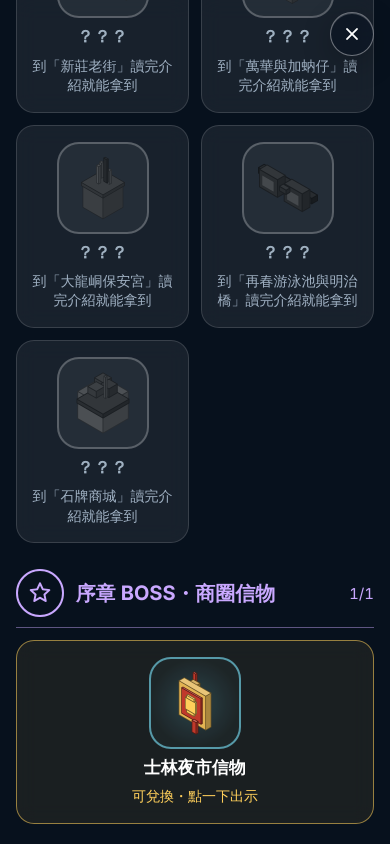
#> input picture t1.png, 780 x 1688 px (shown at 1/2 size)
$ python make_icons.py ../t1.png
#> lines starting #> are read from the running program, lines starting #| are printed output that depends on the picture
# 主畫面 icon：把一張正方形原圖縮成各尺寸 → icons/*.png
# 用法：python3 tools/make_icons.py /mnt/project-files/ocean-flow-origin/icons/icon-source.png
import os, sys
from PIL import Image

OUT = os.path.join(os.path.dirname(__file__), '..', 'icons')
im = Image.open(sys.argv[1]).convert('RGB')
#> im is the input picture: PIL image 780x1688 RGB; mean R, G, B 25.2, 33.3, 42.8
w, h = im.size; s = min(w, h)
#> after `w, h = im.size`: w = 780; h = 1688
#> after `s = min(w, h)`: s = 780
im = im.crop(((w - s) // 2, (h - s) // 2, (w - s) // 2 + s, (h - s) // 2 + s))
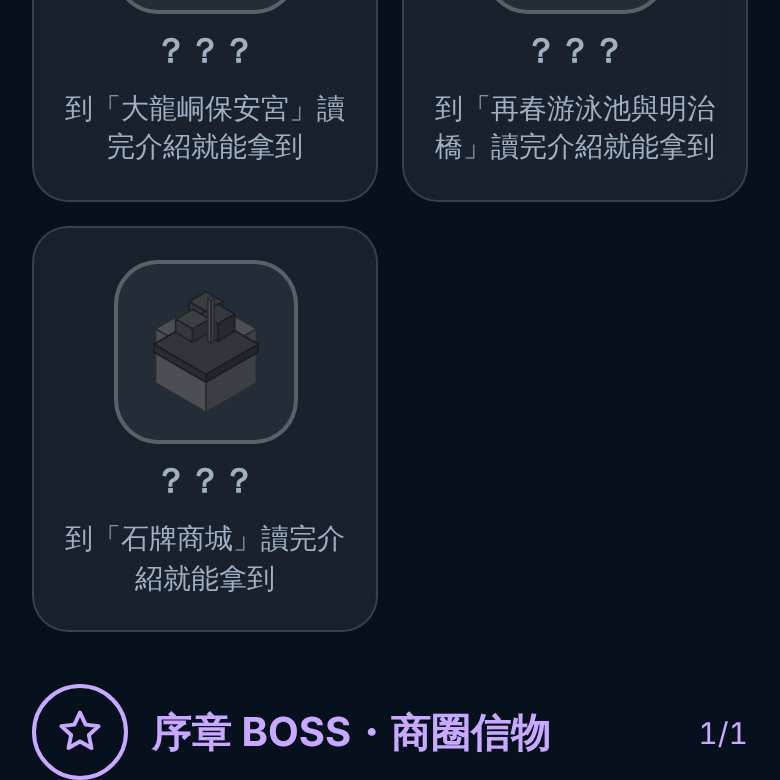
#> im: PIL image 780x780 RGB; mean R, G, B 21.5, 30.5, 43.1
for name, size in [('apple-touch-icon.png', 180), ('icon-192.png', 192), ('icon-512.png', 512),
                   ('icon-maskable-512.png', 512), ('favicon-32.png', 32)]:
    im.resize((size, size), Image.LANCZOS).save(os.path.join(OUT, name), optimize=True)
#> this loop made 5 passes
#> pass 1, `im.resize((size, size), Image.LANCZOS).save(os.path.join(OUT, name), o..`:
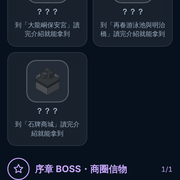
#> saved as apple-touch-icon.png: PIL image 180x180 RGB; mean R, G, B 21.6, 30.6, 43.1
#> pass 2, `im.resize((size, size), Image.LANCZOS).save(os.path.join(OUT, name), o..`:
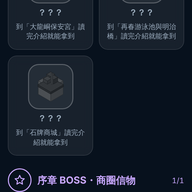
#> saved as icon-192.png: PIL image 192x192 RGB; mean R, G, B 21.6, 30.6, 43.1
print('ok')

$ run again, on t3.png
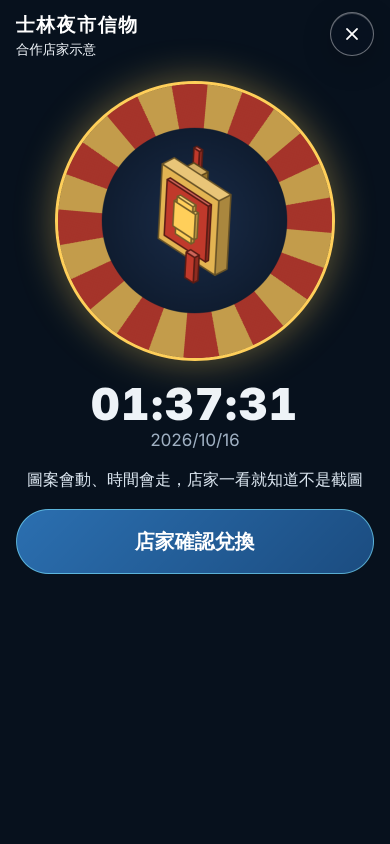
#> input picture t3.png, 780 x 1688 px (shown at 1/2 size)
#> im is the input picture: PIL image 780x1688 RGB; mean R, G, B 38.8, 41.4, 47.7
#> im: PIL image 780x780 RGB
#> the loop `for name, size in [('apple-touch-icon.png', 180), ('icon-192.png', 192..` made 5 passes
#> pass 1, `im.resize((size, size), Image.LANCZOS).save(os.path.join(OUT, name), o..`:
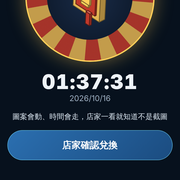
#> saved as apple-touch-icon.png: PIL image 180x180 RGB; mean R, G, B 45.4, 51.3, 60.8
#> pass 2, `im.resize((size, size), Image.LANCZOS).save(os.path.join(OUT, name), o..`:
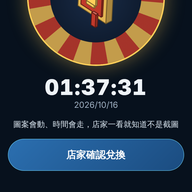
#> saved as icon-192.png: PIL image 192x192 RGB; mean R, G, B 45.4, 51.3, 60.8

$ run again, on t4.png
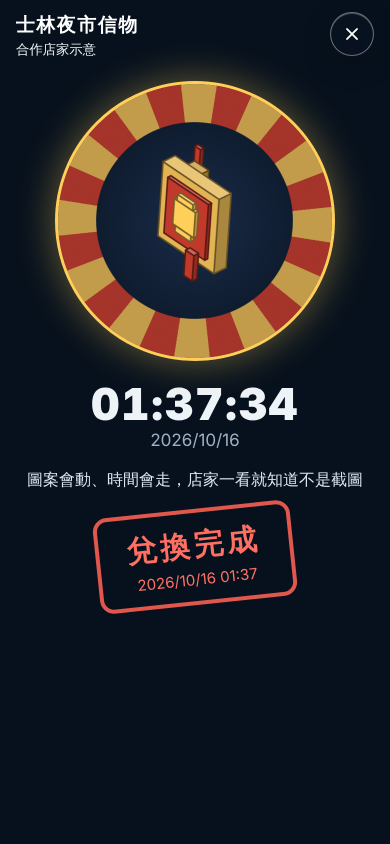
#> input picture t4.png, 780 x 1688 px (shown at 1/2 size)
#> im is the input picture: PIL image 780x1688 RGB; mean R, G, B 37.3, 35.8, 39.6
#> im: PIL image 780x780 RGB
#> the loop `for name, size in [('apple-touch-icon.png', 180), ('icon-192.png', 192..` made 5 passes
#> pass 1, `im.resize((size, size), Image.LANCZOS).save(os.path.join(OUT, name), o..`:
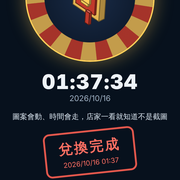
#> saved as apple-touch-icon.png: PIL image 180x180 RGB; mean R, G, B 43.9, 39.6, 43.2
#> pass 2, `im.resize((size, size), Image.LANCZOS).save(os.path.join(OUT, name), o..`:
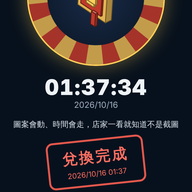
#> saved as icon-192.png: PIL image 192x192 RGB; mean R, G, B 43.9, 39.6, 43.2

$ run again, on t5.png
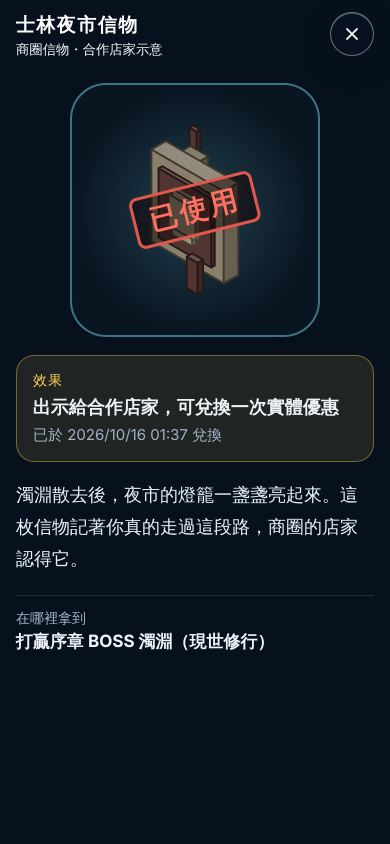
#> input picture t5.png, 780 x 1688 px (shown at 1/2 size)
#> im is the input picture: PIL image 780x1688 RGB; mean R, G, B 21.4, 30, 39.6
#> im: PIL image 780x780 RGB
#> the loop `for name, size in [('apple-touch-icon.png', 180), ('icon-192.png', 192..` made 5 passes
#> pass 1, `im.resize((size, size), Image.LANCZOS).save(os.path.join(OUT, name), o..`:
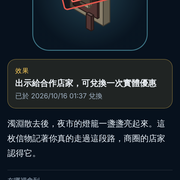
#> saved as apple-touch-icon.png: PIL image 180x180 RGB; mean R, G, B 26.5, 34.8, 42.7
#> pass 2, `im.resize((size, size), Image.LANCZOS).save(os.path.join(OUT, name), o..`:
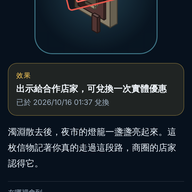
#> saved as icon-192.png: PIL image 192x192 RGB; mean R, G, B 26.5, 34.8, 42.7
